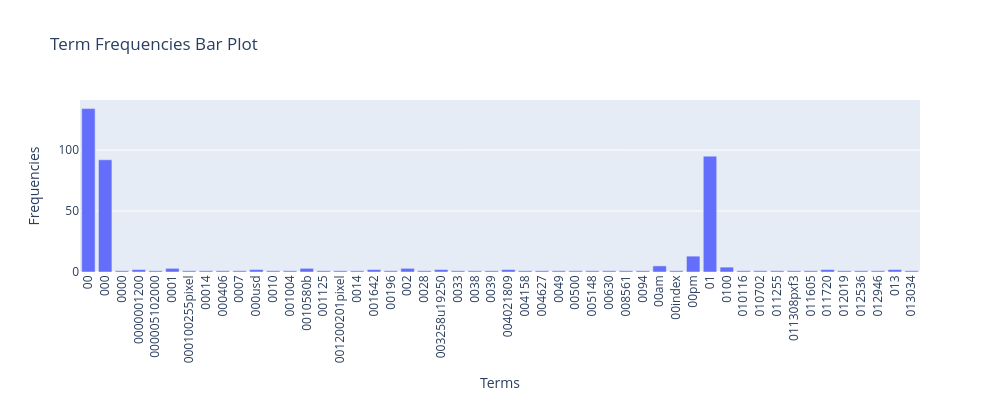

Here is the notebook cell this chart was saved with:
### Markdown cell above
### >>> **Exercise 13 (take home):** 
The chart above only contains 300 vocabulary in the documents, and it's already computationally intensive to both compute and visualize. Can you efficiently reduce the number of terms you want to visualize as an exercise.

### Code cell
# Answer here
num = 50
fig = go.Figure()

fig.add_trace(go.Bar(
    x=count_vect.get_feature_names_out()[:num],
    y=term_frequencies[:num]
))

fig.update_layout(
    width=1000,  
    height=400,  
    xaxis_tickangle=270,  
    xaxis_title='Terms',
    yaxis_title='Frequencies',
    title='Term Frequencies Bar Plot'
)

### Figure 1 — Plotly figure (JSON) as saved in the notebook; plotly's stock layout.template omitted (floating-point values rounded to 4 significant figures)
{"data": [{"type": "bar", "x": ["00", "000", "0000", "0000001200", "000005102000", "0001", "000100255pixel", "00014", "000406", "0007", "000usd", "0010", "001004", "0010580b", "001125", "001200201pixel", "0014", "001642", "00196", "002", "0028", "003258u19250", "0033", "0038", "0039", "004021809", "004158", "004627", "0049", "00500", "005148", "00630", "008561", "0094", "00am", "00index", "00pm", "01", "0100", "010116", "010702", "011255", "011308pxf3", "011605", "011720", "012019", "012536", "012946", "013", "013034"], "y": [134, 92, 1, 2, 1, 3, 1, 1, 1, 1, 2, 1, 1, 3, 1, 1, 1, 2, 1, 3, 1, 2, 1, 1, 1, 2, 1, 1, 1, 1, 1, 1, 1, 1, 5, 1, 13, 95, 4, 1, 1, 1, 1, 1, 2, 1, 1, 1, 2, 1]}], "layout": {"height": 400, "title": {"text": "Term Frequencies Bar Plot"}, "width": 1000, "xaxis": {"tickangle": -90, "title": {"text": "Terms"}}, "yaxis": {"title": {"text": "Frequencies"}}}}
